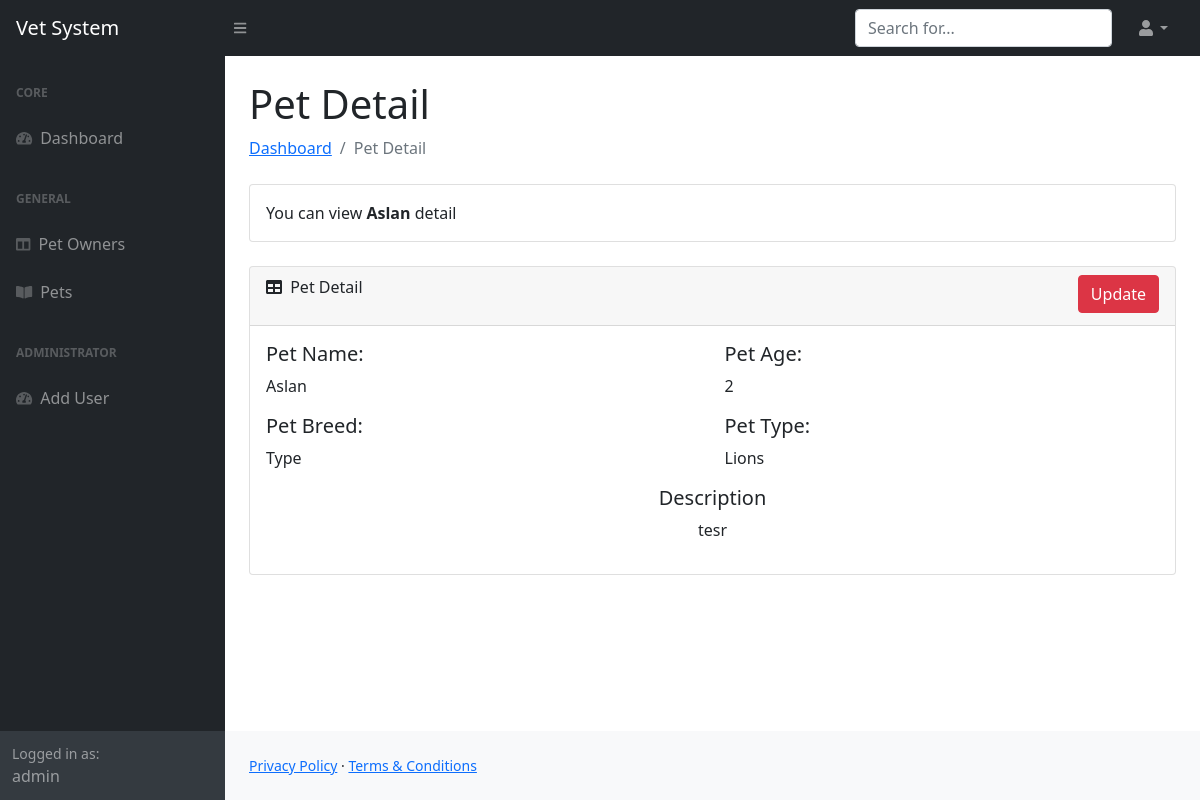
Before: /petDetail/6 (signed in) with the older database file.
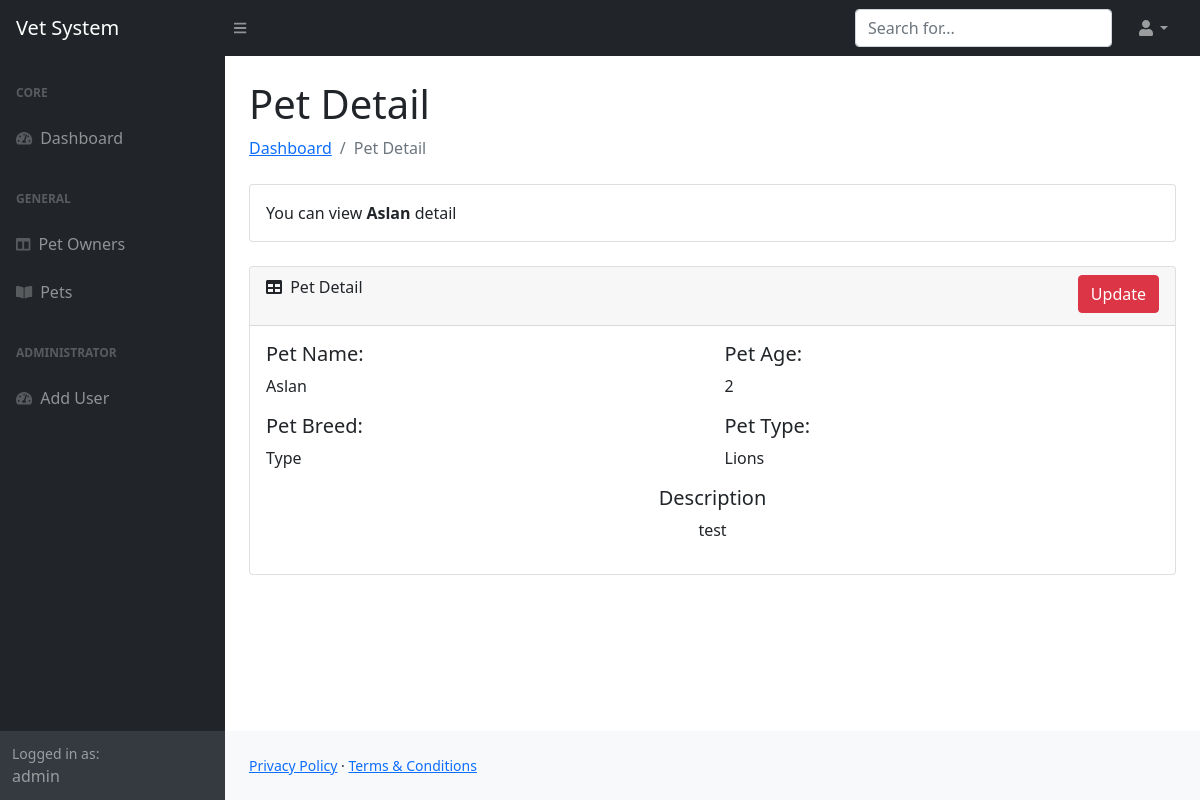
After: the same page with the newer database file.
### main/models.py (models this page shows, shortened)
class Pets(models.Model):
    name = models.CharField(max_length=200, verbose_name='Pet Name')
    type = models.CharField(max_length=200, verbose_name='Pet Type')
    breed = models.CharField(max_length=200,  verbose_name='Breed')
    age = models.PositiveIntegerField(verbose_name='Pet Age', null=True)
    description = models.TextField(blank=True, verbose_name='Description')
    created_date = models.DateTimeField(auto_now_add=True)
    updated_date = models.DateTimeField(auto_now=True)
    class Meta:
        verbose_name = 'Pet'
        verbose_name_plural = ' Pets'

### main/views.py (the view)
# urls.py: path('petDetail/<int:pk>', views.PetDetailView, name='pet-detail'),
@login_required(login_url="/login/")
def PetDetailView(request, pk):
    pet = Pets.objects.get(id=pk)
    return render(request, 'pets_detail.html', {'pet': pet})

### main/templates/pets_detail.html (shortened to what this page needs)
{% load static %}
<!DOCTYPE html>
<html lang="en">
    <head>
        <link href="https://cdn.jsdelivr.net/npm/simple-datatables@latest/dist/style.css" rel="stylesheet" />
        <link href="{% static 'css/styles.css' %}" rel="stylesheet" />
    </head>
    <body class="sb-nav-fixed">
    {% include 'includes/header.html' %}
        <div id="layoutSidenav">
            <div id="layoutSidenav_nav">
                {% include 'includes/sidebar.html' %}
            </div>
            <div id="layoutSidenav_content">
                <main>
                    <div class="container-fluid px-4">
                        <h1 class="mt-4">Pet Detail</h1>
                        <ol class="breadcrumb mb-4">
                            <li class="breadcrumb-item"><a href="{% url 'home' %}">Dashboard</a></li>
                            <li class="breadcrumb-item active">Pet Detail</li>
                        </ol>
                        <div class="card mb-4">
                            <div class="card-body">
                                You can view <strong>{{ pet.name }}</strong> detail
                            </div>
                        </div>
                        <div class="card mb-4">
                            <div class="card-header">
                                <div class="row">
                                    <div class="col-6">
                                        <i class="fas fa-table me-1"></i>
                                        Pet Detail
                                    </div>
                                    <div class="col-6">
                                        <div class="text-lg-end mb-1">
                                            <a href="{% url 'pet-update' pet.id %}" type="submit"  class=" btn btn-danger">Update</a>
                                        </div>
                                    </div>
                                </div>
                            </div>
                            <div class="card-body">
                                <div class="row">
                                    <div class="col-6">
                                        <h5>Pet Name:</h5>
                                        <p>{{ pet.name }}</p>
                                    </div>
                                    <div class="col-6">
                                        <h5>Pet Age:</h5>
                                        <p>{{ pet.age }}</p>
                                    </div>
                                    <div class="col-6">
                                        <h5>Pet Breed:</h5>
                                        <p>{{ pet.breed }}</p>
                                    </div>
                                    <div class="col-6">
                                        <h5>Pet Type:</h5>
                                        <p>{{ pet.type }}</p>
                                    </div>
                                    <div class="col-12 text-center">
                                        <h5>Description</h5>
                                        <p>{{ pet.description }}</p>
                                    </div>
                                </div>
                            </div>
                        </div>
                    </div>
                </main>
                {% include 'includes/footer.html' %}
            </div>
        </div>
    </body>
</html>

### templates/includes/header.html (shortened to what this page needs)
{% load static %}
<nav class="sb-topnav navbar navbar-expand navbar-dark bg-dark">
    <a class="navbar-brand ps-3" href="{% url 'home' %}">Vet System</a>
    <button class="btn btn-link btn-sm order-1 order-lg-0 me-4 me-lg-0" id="sidebarToggle" href="#!"><i class="fas fa-bars"></i></button>
    <form class="d-none d-md-inline-block form-inline ms-auto me-0 me-md-3 my-2 my-md-0" method="POST" action="{% url 'search' %}">
        <div class="input-group">
            <input class="form-control" type="text" placeholder="Search for..." aria-label="Search for..." aria-describedby="btnNavbarSearch" name="searched"/>
        </div>
    </form>
    <ul class="navbar-nav ms-auto ms-md-0 me-3 me-lg-4">
        <li class="nav-item dropdown">
            <a class="nav-link dropdown-toggle" id="navbarDropdown" href="#" role="button" data-bs-toggle="dropdown" aria-expanded="false"><i class="fas fa-user fa-fw"></i></a>
        </li>
    </ul>
</nav>

### templates/includes/sidebar.html (shortened to what this page needs)
{% load static %}
<nav class="sb-sidenav accordion sb-sidenav-dark" id="sidenavAccordion">
    <div class="sb-sidenav-menu">
        <div class="nav">
            <div class="sb-sidenav-menu-heading">Core</div>
            <a class="nav-link" href="{% url 'home' %}">
                <div class="sb-nav-link-icon"><i class="fas fa-tachometer-alt"></i></div>
                Dashboard
            </a>
            <div class="sb-sidenav-menu-heading">General</div>
            <a class="nav-link" href="{% url 'owners' %}">
                <div class="sb-nav-link-icon"><i class="fas fa-columns"></i></div>
                Pet Owners
            </a>
            <a class="nav-link" href="{% url 'pets' %}">
                <div class="sb-nav-link-icon"><i class="fas fa-book-open"></i></div>
                Pets
            </a>
            {% if perms.main.add_user %}
                <div class="sb-sidenav-menu-heading">Administrator</div>
                <a class="nav-link" href="{% url 'register' %}">
                    <div class="sb-nav-link-icon"><i class="fas fa-tachometer-alt"></i></div>
                    Add User
                </a>
            {% endif %}
        </div>
    </div>
    <div class="sb-sidenav-footer">
        <div class="small">Logged in as:</div>
        {{ request.user }}
    </div>
</nav>

### templates/includes/footer.html
{% load static %}
<footer class="py-4 bg-light mt-auto">
    <div class="container-fluid px-4">
        <div class="d-flex align-items-center justify-content-between small">
            <div>
                <a href="#">Privacy Policy</a>
                &middot;
                <a href="#">Terms &amp; Conditions</a>
            </div>
        </div>
    </div>
</footer>

Changed rows visible on the page:
changed Pets "Aslan": description "tesr" → "test"
